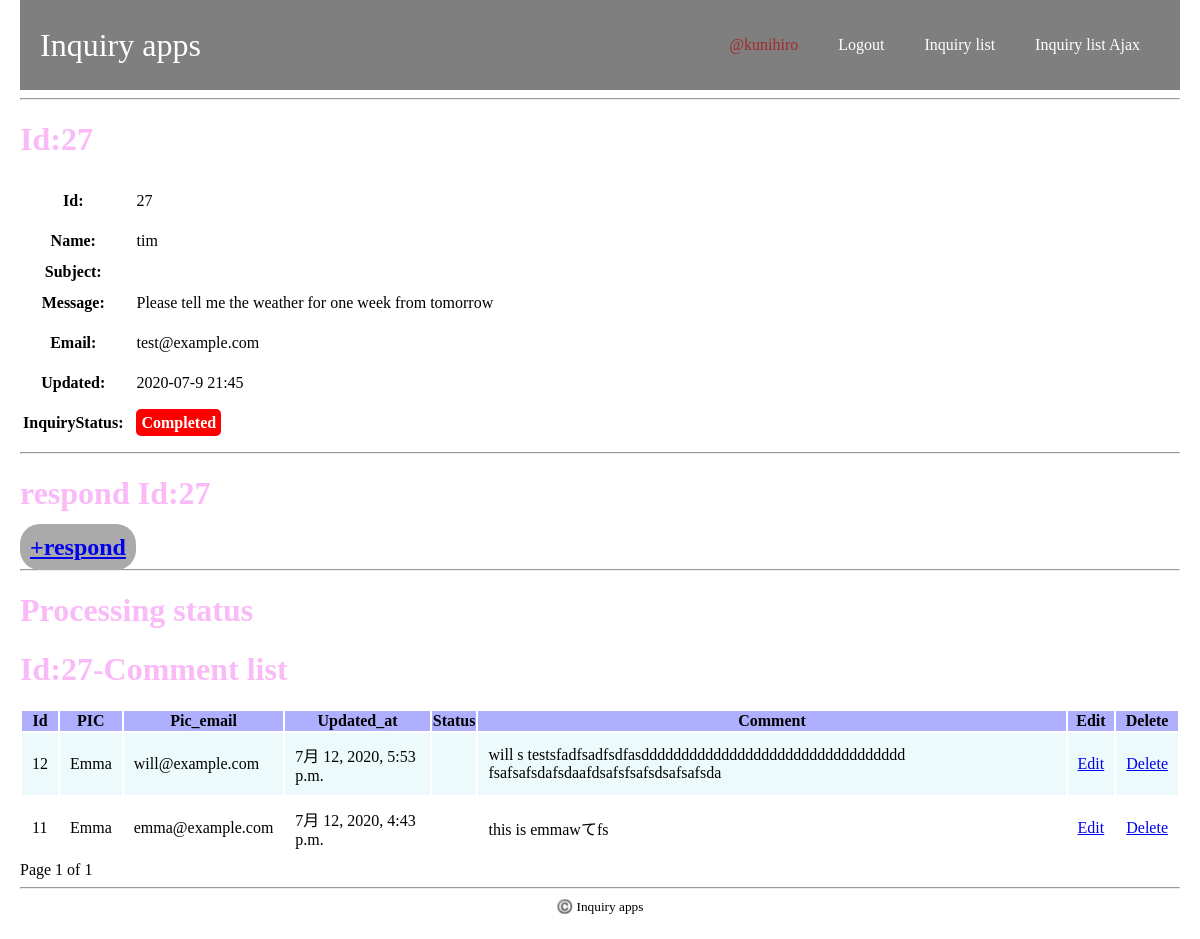
The app's page /inquiry/27/comment/list/ (signed in), older data.
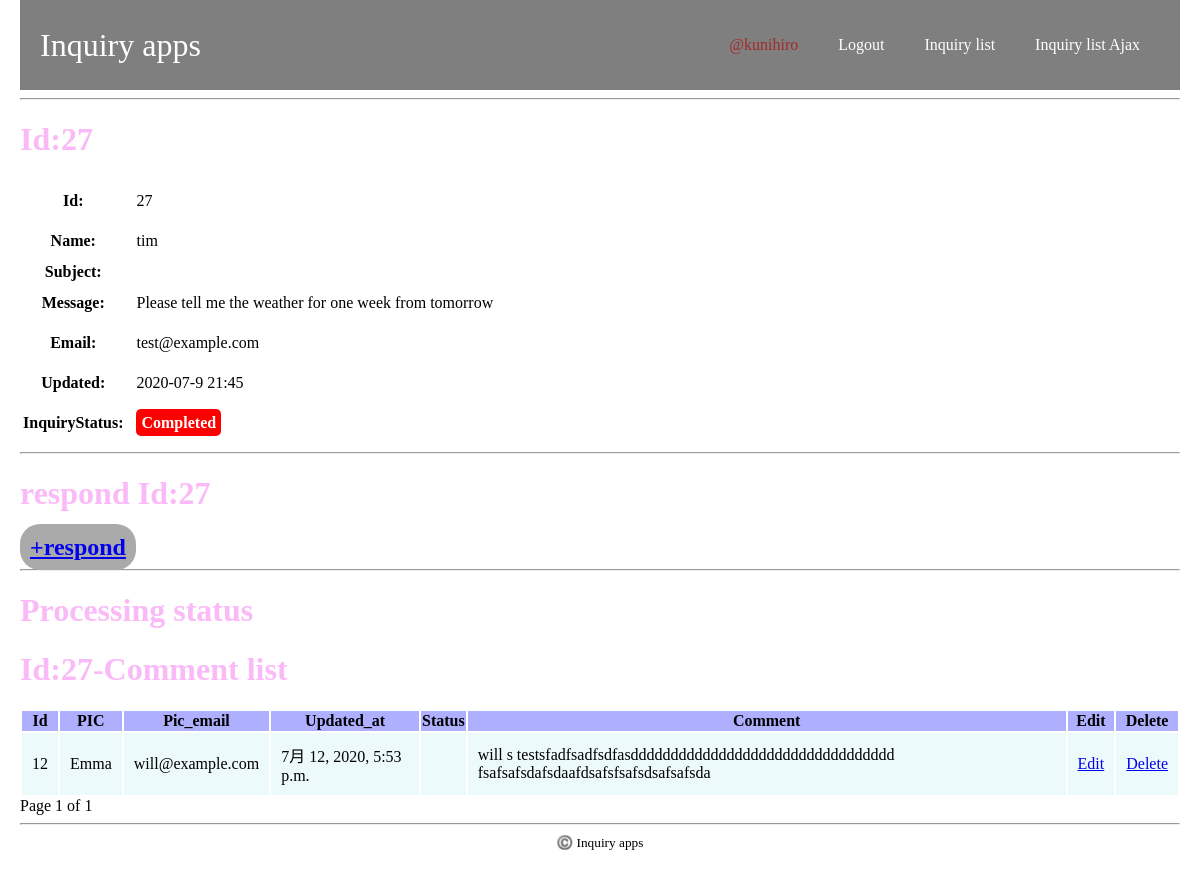
The same page, newer data.
### inquiry_apps/models.py (models this page shows, shortened)
class Inquiry(models.Model):
    class Meta:
        db_table = 'inquiry'
    name = models.CharField(verbose_name='name',
                                max_length=255)
    subject = models.CharField(verbose_name='subject',
                                max_length=255)
    message = models.CharField(verbose_name='message',
                                max_length=500)
    email = models.EmailField(verbose_name='email')
    created_at = models.DateTimeField(verbose_name='created_at',
                                        auto_now_add=True)
    updated_at = models.DateTimeField(verbose_name='updated_at',
                                        auto_now_add=True)
    class InquiryStatus():
        Pending = 0
        Ignore = 1
        Completed = 2
    INQUIRY_STATUS_CHOICES = [
        (InquiryStatus.Pending, 'Pending'),
        (InquiryStatus.Ignore, 'Ignore'),
        (InquiryStatus.Completed, 'Completed'),
    ]
    inquiry_status = models.IntegerField(
        verbose_name='inquiry_status',
        choices=INQUIRY_STATUS_CHOICES,
        default=0
    )
    def inquiry_status_as_str(self):
        if self.inquiry_status == Inquiry.InquiryStatus.Pending:
            return Inquiry.INQUIRY_STATUS_CHOICES[0][1]
        if self.inquiry_status == Inquiry.InquiryStatus.Ignore:
            return Inquiry.INQUIRY_STATUS_CHOICES[1][1]
        if self.inquiry_status == Inquiry.InquiryStatus.Completed:
            return Inquiry.INQUIRY_STATUS_CHOICES[2][1]

class InquiryComment(models.Model):
    class Meta:
        db_table = 'inquiry_comment'
    inquiry_id = models.IntegerField(verbose_name='inquiry_id',
                                        null=True,)
    class PersonInCharge():
        Andrew = 0
        William = 1
        Emma = 2
    PERSON_IN_CHARGE_CHOICES = [
        (PersonInCharge.Andrew, 'Andrew'),
        (PersonInCharge.William, 'William'),
        (PersonInCharge.Emma, 'Emma'),
    ]
    pic = models.IntegerField(verbose_name='person_in_charge',
                            choices=PERSON_IN_CHARGE_CHOICES,
                            max_length=20,)
    pic_email = models.EmailField(verbose_name='pic_email',
                                    max_length=255)
    created_at = models.DateTimeField(verbose_name='created_at',
                                        auto_now_add=True,)
    updated_at = models.DateTimeField(verbose_name='updated_at',
                                        auto_now=True,)
    class InquiryStatus():
        Pending = 0
        Ignore = 1
        Completed = 2
    INQUIRY_STATUS_CHOICES = [
        (Inquiry.InquiryStatus.Pending, 'Pending'),
        (Inquiry.InquiryStatus.Ignore, 'Ignore'),
        (Inquiry.InquiryStatus.Completed, 'Completed'),
    ]
    inquiry_status = models.IntegerField(
        verbose_name='inquiry_status',
        choices=INQUIRY_STATUS_CHOICES,
        default=0
    )
    if __name__ == '__main__':
        print('来てる？')
        result = Inquiry(inquiry_status)
        result.inquiry_status_as_str()
    comment = models.CharField(max_length=500)

### inquiry_apps/views.py (the view)
# urls.py: path('inquiry/<int:inquiry_id>/comment/list/', views.comment_list, name='comment_list'),
@login_required(login_url='/inquiry/login/')
@require_http_methods(['GET'])
def comment_list(request, inquiry_id):
    inquiry = get_object_or_404(Inquiry, id=inquiry_id)
    qs = InquiryComment.objects.filter(inquiry_id=inquiry_id).order_by('id').reverse()
    inquiry_comments = []
    for p in qs:
        inquiry_comments.append(p)
    inquiry_comments = _paginator(request, inquiry_comments)
    context = {
        'inquiry': inquiry,
        'inquiry_comments': inquiry_comments,
    }
    return render(request, 'inquiry_apps/comment_list.html', context)

### inquiry_apps/views.py (called while the page is built)
def _paginator(request, qs):
    paginator = Paginator(qs, 5)
    page = request.GET.get('page', 1)
    try:
        inquiry_lists = paginator.page(page)
    except PageNotAnInteger:
        inquiry_lists = paginator.page(1)
    except EmptyPage:
        inquiry_lists = paginator.page(paginator.num_pages)
    return inquiry_lists

### inquiry_apps/templates/inquiry_apps/comment_list.html (shortened to what this page needs)
{% extends 'inquiry_apps/base.html' %}
{% block content %}
<h1>Id:{{ inquiry.id }}</h1>
<table class="inquiry_table">
    <tr>
        <th>Id:</th>
        <td>{{ inquiry.id }}</td>
    </tr>
    <tr>
        <th>Name:</th>
        <td>{{ inquiry.name }}</td>
    </tr>
    <tr>
        <th>Subject:</th>
        <td>{{ inquiry.subject }}</td>
    </tr>
    <tr>
        <th>Message:</th>
        <td>{{ inquiry.message }}</td>
    </tr>
    <tr>
        <th>Email:</th>
        <td>{{ inquiry.email }}</td>
    </tr>
    <tr>
        <th>Updated:</th>
        <td>{{ inquiry.updated_at|date:"Y-m-j H:i" }}</td>
    </tr>
    <tr>
        <th>InquiryStatus:</th>
        <td class="inquiry_status">
        <span>
        {{ inquiry.inquiry_status_as_str}}
        </span>
        </td>
    </tr>
</table>
<hr>
<h1>respond Id:{{ inquiry.id }}</h1>
<h2 class='inquiry_add_comment_proceed'><a href="{% url 'inquiry_apps:comment_add' inquiry.id %}">+respond</a></h2>
<hr>
<h1　style='color:rgba(000,000,255,0.3)'>Processing status</h1>
<h1>Id:{{ inquiry.id }}-Comment list</h1>
<table class="comment_list_table">
    <thead>
        <tr>
            <th>Id</th>
            <th>PIC</th>
            <th>Pic_email</th>
            <th>Updated_at</th>
            <th>Status</th>
            <th>Comment</th>
            <th>Edit</th>
            <th>Delete</th>
        </tr>
    </thead>
    <tbody>
        {% for inquiry_comment in inquiry_comments %}
        <tr>
            <td>{{ inquiry_comment.id }}</td>
            <td>
                <div class="container"><span>PIC</span>
                    <span>{% if inquiry_comment.pic == comment.PersonInCharge.Andrew %}
                    Andrew
                    {% elif inquiry_comment.pic == comment.PersonInCharge.William %}
                    William
                    {% else %}
                    Emma
                    {% endif %}
                    </span></div>
            </td>
            <td><div class="container"><span>Pic_email</span><span>{{ inquiry_comment.pic_email }}</span></div></td>
            <td><div class="container"><span>Updated_at</span><span>{{ inquiry_comment.updated_at }}</span></div></td>
            <td>
            </td>
            <td><div class="container"><span>Comment</span><span>{{ inquiry_comment.comment|truncatechars:150 }}</span></div></td>
            <td><div class="container"><a href="{% url 'inquiry_apps:edit_comment' inquiry.id inquiry_comment.id %}">Edit</a></div></td>
            <td><div class="container"><a href="{% url 'inquiry_apps:delete_comment' inquiry.id inquiry_comment.id %}">Delete</a></div></td>
        </tr>
        {% endfor %}
    </tbody>
</table>
Page {{ inquiry_comments.number }} of {{ inquiry_comments.paginator.num_pages }}
{% endblock %}

### inquiry_apps/templates/inquiry_apps/base.html (shortened to what this page needs)
{% load static %}
<!doctype html>
<html lang="ja">
<head>
    <link rel="stylesheet" href="{% static 'inquiry_apps/css/base.css' %}">
</head>
<body>
    <header class="header">
        <div class="header-bg">
            <div class="header-cat">
                <div class="header-logo">
                    <a href="/">Inquiry apps</a>
                </div>
                <nav class="header-navi">
                    <div class="header-navi-wrap">
                        <ul class="header-navi-list">
                            <li class="header-navi-item"><a href="{% url 'inquiry_apps:edit_profile' %}" style="color:brown;">@{{ user }}</a></li>
                            <li class="header-navi-item"><a href="{% url 'inquiry_apps:inquiry_logout' %}">Logout</a></li>
                            <li class="header-navi-item"><a href="{% url 'inquiry_apps:inquiry_list' %}">Inquiry list</a></li>
                            <li class="header-navi-item"><a href="{% url 'inquiry_apps:inquiry_list_ajax' %}">Inquiry list Ajax</a></li>
                        </ul>
                    </div>
                </nav>
            </div>
        </div>
    </header>
    <div class="content">
        <hr>
        {% block content %}
        {% endblock %}
    </div>
    <hr>
    <div class="footer">
        <small class="copy-right">©️ Inquiry apps</small>
    </div>
</body>
</html>

### inquiry_apps/static/inquiry_apps/css/base.css (style rules this page uses)
html { font-size: 16px; }
body { margin: 0 20px; }
ul, ol { list-style: none; }
h1 { color: rgba(241, 70, 233, 0.377); }
.header { width: 100%; left: 0; top: 0; z-index: 1000; background-color: rgb(000,000,000,.5); }
.header-bg { position: relative; z-index: 2; padding: 20px; flex-wrap: wrap; }
.header-logo a { font-family: cursive; display: block; text-decoration: none; font-size: 2rem; color: #fff; }
.header-cat { display: flex; flex-wrap: wrap; justify-content: space-between; align-items: center; }
.header-navi-list { display: flex; }
.header-navi a { text-decoration: none; padding-left: 20px; padding-right: 20px; font-size: 1rem; color: #fff; }
.inquiry_add_comment_proceed { display:inline; background: #aaaaaa; color: #ffffff; padding: 10px; border-radius: 20px; }
table tr td { padding: 10px; }
.inquiry_list_table thead, .comment_list_table thead { background: rgba(55, 55, 255, .4); }
.inquiry_list_table tr:nth-child(odd) td, .comment_list_table tr:nth-child(odd) td { background: rgba(161, 230, 233, 0.192); }
table tr .inquiry_status span { color: white; padding: 5px; border-radius: 5px; background: #fd0000; font-weight: bold; }
.footer { text-align: center; }

Row changes from the older to the newer data that the page shows:
removed InquiryComment: id "11", pic "Emma", pic_email "emma@example.com", updated_at "7月 12, 2020, 4:43 p.m.", comment "this is emmawてfs"
